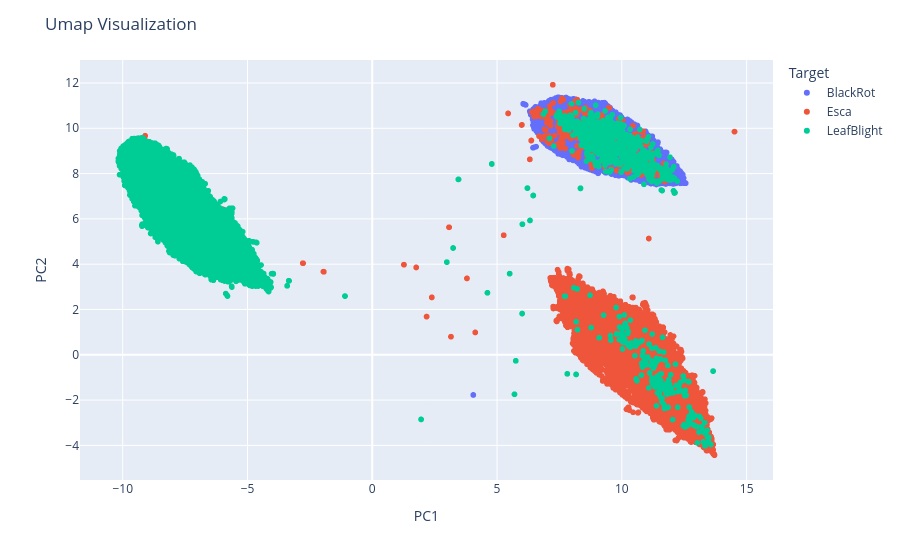

The notebook cell saved with this chart:
### Code cell
import plotly.express as px
import pandas as pd

label_decoded_list = [classes[l] for l in label_list] 

# Create a Pandas DataFrame for Plotly
umap_df = pd.DataFrame(data=data_umap, columns=['x', 'y'])
umap_df['Target'] = pd.Series(label_decoded_list)  # Add your target variable (e.g., class labels)
umap_df['Path'] = path_list

umap_df.to_csv("umap15.csv")

# Create a scatter plot with Plotly
fig = px.scatter(umap_df, x='x', y='y', color='Target')
fig.update_layout(title='Umap Visualization',
                 xaxis_title='PC1',
                 yaxis_title='PC2')

### Figure 1 — Plotly figure (JSON) as saved in the notebook; plotly's stock layout.template omitted (floating-point values rounded to 4 significant figures; data arrays with more than 128 entries replaced by an {"elided": "..."} marker saying what was removed)
{"data": [{"hovertemplate": "Target=BlackRot<br>x=%{x}<br>y=%{y}<extra></extra>", "legendgroup": "BlackRot", "marker": {"color": "#636efa", "symbol": "circle"}, "mode": "markers", "name": "BlackRot", "showlegend": true, "type": "scattergl", "x": {"elided": "21603 float values"}, "xaxis": "x", "y": {"elided": "21603 float values"}, "yaxis": "y"}, {"hovertemplate": "Target=Esca<br>x=%{x}<br>y=%{y}<extra></extra>", "legendgroup": "Esca", "marker": {"color": "#EF553B", "symbol": "circle"}, "mode": "markers", "name": "Esca", "showlegend": true, "type": "scattergl", "x": {"elided": "29589 float values"}, "xaxis": "x", "y": {"elided": "29589 float values"}, "yaxis": "y"}, {"hovertemplate": "Target=LeafBlight<br>x=%{x}<br>y=%{y}<extra></extra>", "legendgroup": "LeafBlight", "marker": {"color": "#00cc96", "symbol": "circle"}, "mode": "markers", "name": "LeafBlight", "showlegend": true, "type": "scattergl", "x": {"elided": "33524 float values"}, "xaxis": "x", "y": {"elided": "33524 float values"}, "yaxis": "y"}], "layout": {"legend": {"title": {"text": "Target"}, "tracegroupgap": 0}, "margin": {"t": 60}, "title": {"text": "Umap Visualization"}, "xaxis": {"anchor": "y", "domain": [0, 1], "title": {"text": "PC1"}}, "yaxis": {"anchor": "x", "domain": [0, 1], "title": {"text": "PC2"}}}}
